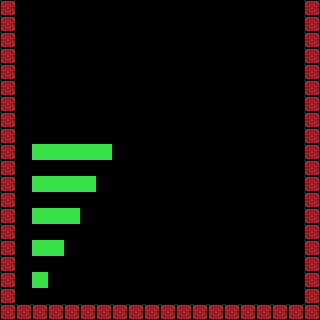

The image is a tile-based game level rendered from a .tmx file. Its description and complete source (layers, tilesets, objects, tile grids) follow:
An orthogonal 20x20 tile map with 16x16 px tiles, 1 tile layer (Tile Layer 1).

<map version="1.5" tiledversion="1.7.2" orientation="orthogonal" renderorder="right-down" width="20" height="20" tilewidth="16" tileheight="16" infinite="0" nextlayerid="2" nextobjectid="1">
 <tileset firstgid="1" source="Tilesheet.tsx" />
 <layer id="1" name="Tile Layer 1" width="20" height="20">
  <data encoding="csv">
3,0,0,0,0,0,0,0,0,0,0,0,0,0,0,0,0,0,0,3,
3,0,0,0,0,0,0,0,0,0,0,0,0,0,0,0,0,0,0,3,
3,0,0,0,0,0,0,0,0,0,0,0,0,0,0,0,0,0,0,3,
3,0,0,0,0,0,0,0,0,0,0,0,0,0,0,0,0,0,0,3,
3,0,0,0,0,0,0,0,0,0,0,0,0,0,0,0,0,0,0,3,
3,0,0,0,0,0,0,0,0,0,0,0,0,0,0,0,0,0,0,3,
3,0,0,0,0,0,0,0,0,0,0,0,0,0,0,0,0,0,0,3,
3,0,0,0,0,0,0,0,0,0,0,0,0,0,0,0,0,0,0,3,
3,0,0,0,0,0,0,0,0,0,0,0,0,0,0,0,0,0,0,3,
3,0,2,2,2,2,2,0,0,0,0,0,0,0,0,0,0,0,0,3,
3,0,0,0,0,0,0,0,0,0,0,0,0,0,0,0,0,0,0,3,
3,0,2,2,2,2,0,0,0,0,0,0,0,0,0,0,0,0,0,3,
3,0,0,0,0,0,0,0,0,0,0,0,0,0,0,0,0,0,0,3,
3,0,2,2,2,0,0,0,0,0,0,0,0,0,0,0,0,0,0,3,
3,0,0,0,0,0,0,0,0,0,0,0,0,0,0,0,0,0,0,3,
3,0,2,2,0,0,0,0,0,0,0,0,0,0,0,0,0,0,0,3,
3,0,0,0,0,0,0,0,0,0,0,0,0,0,0,0,0,0,0,3,
3,0,2,0,0,0,0,0,0,0,0,0,0,0,0,0,0,0,0,3,
3,0,0,0,0,0,0,0,0,0,0,0,0,0,0,0,0,0,0,3,
3,3,3,3,3,3,3,3,3,3,3,3,3,3,3,3,3,3,3,3
</data>
 </layer>
</map>
